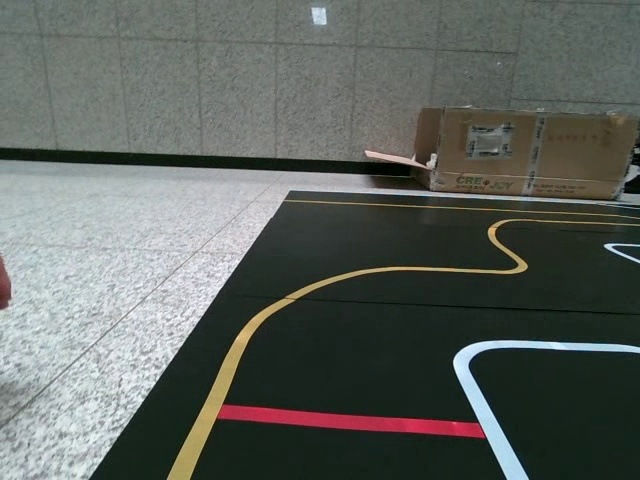
#> input picture notebook/line_avi_dataset/data/images/test/extracted_10f/04_0001.jpg, 640 x 480 px, given in place of IRO_example4.avi, which was not available
$ python main_by_record.py
#> lines starting #> are read from the running program, lines starting #| are printed output that depends on the picture; pictures that were not available may be replaced by others from this repository, and a replacement may not be noted
### src/drive2.py
import cv2
import numpy as np
import os
from matplotlib import pyplot as plt
import time
import math

def pre_process_1(img, lower_white, upper_white, lower_yellow , upper_yellow , resize = (640, 480), mode = 0):
    """
    mode 0 노랑 흰 1 노랑 2 흰
    튜닝 파라미터 -> 색공간 노랑, 흰색 필터링 배열
    """
    #1. resize
    img_conv = cv2.resize(img, resize, interpolation=cv2.INTER_LINEAR)  # 크기 조정
    img_conv = cv2.flip(img_conv, 0)
    img_conv = cv2.flip(img_conv, 1)

    #2. 색공간 필터링 - hls, hsv
    #색공간 변경 HLS로 white 검출, HSV로 노란색 차선 검출
    hls = cv2.cvtColor(img_conv, cv2.COLOR_BGR2HLS)
    hsv = cv2.cvtColor(img_conv, cv2.COLOR_BGR2HSV)

    if mode == 0 or mode == 1 or mode == 2 :
        if mode == 0  or mode == 2 :
            # 흰색 차선 (HLS) - 높은 L = 흰색
            lower_white = np.array(lower_white)
            upper_white = np.array(upper_white)
            mask_white = cv2.inRange(hls, lower_white, upper_white)

        if mode == 0 or mode == 1 :
            # 노란색 차선 (HSV) - 10~40의 H 노란색
            lower_yellow = np.array(lower_yellow)
            upper_yellow = np.array(upper_yellow)
            mask_yellow = cv2.inRange(hsv, lower_yellow, upper_yellow)

        if mode == 0 : img_conv = cv2.bitwise_or(mask_white,mask_yellow)
        elif mode == 1 : img_conv = mask_yellow
        elif mode == 2 : img_conv = mask_white

    else :
        return img_conv

    #3. 가우시안블러 , 모폴로지연산으로 noize 제거
    img_conv = cv2.GaussianBlur(img_conv, (5, 5), 0)  # 노이즈 제거
    kernel = cv2.getStructuringElement(cv2.MORPH_RECT, (5, 5))
    img_conv = cv2.morphologyEx(img_conv, cv2.MORPH_OPEN, kernel)
    img_conv = cv2.morphologyEx(img_conv, cv2.MORPH_CLOSE, kernel)

    #cv2.imshow("Lane Preprocessed", img_conv)

    return img_conv

def pre_process_2(img, roi = [[70, 350], [570, 350], [640, 480], [0, 480]], bev_size = (500, 420)):
    """
    bird eye view 변환
    """
    # bird's eye view를 적용할 roi를 넘파이 배열로 지정
    src = np.array(roi, dtype=np.float32) #좌상단 우상단 우하단 좌하단
    width, height = bev_size
    dst = np.float32([[0, 0], [width, 0], [width, height], [0, height]]) #좌상단 우상단 우하단 좌하단

    # 투시 변환 행렬
    M = cv2.getPerspectiveTransform(src, dst)
    # 원근 변환 적용
    img_conv = cv2.warpPerspective(img, M, (width, height))

    return img_conv

def debug_draw_roi(img,
                   roi_list,
                   color=(0, 255, 0),
                   thickness=2,
                   show=True):
    """
    ROI를 시각화해서 디버그용으로 그려주는 함수

    Parameters
    ----------
    img : np.ndarray
        원본 이미지 (GRAY or BGR)
    roi_list : list
        ROI 좌표 리스트 [[x1, y1], [x2, y2], ...]
    color : tuple
        ROI 라인 색상 (B, G, R)
    thickness : int
        ROI 라인 두께
    show : bool
        True면 matplotlib으로 즉시 시각화

    Returns
    -------
    vis : np.ndarray
        ROI가 그려진 BGR 이미지
    """
    # 1. 복사 & 컬러 변환
    img_copy = img.copy()
    if len(img_copy.shape) == 2:
        img_copy = cv2.cvtColor(img_copy, cv2.COLOR_GRAY2BGR)

    # 2. ROI 라인 그리기
    pts = np.array(roi_list, dtype=np.int32).reshape((-1, 1, 2))
    cv2.polylines(img_copy, [pts], isClosed=True, color=color, thickness=thickness, lineType=cv2.LINE_AA)

    return img_copy


def find_base(img, basefindgrid_N = 20, find_base_width_idx = 4, show = False):

    H,W = img.shape

    # 파라미터 가드
    if basefindgrid_N < 2 :
        basefindgrid_N = 2
    if find_base_width_idx < 1 :
        find_base_width_idx = 1

    # 이미지를 N개의 그리드로 나눠 각 그리드 안의 픽셀값을 findbase_score에 저장, 각 그리드의 좌표값을 findbase_edge에 저장
    basefindgrid_margin = W // basefindgrid_N
    basefindgrid_midpoint = basefindgrid_N // 2

    findbase_score = []
    findbase_edge = []

    for i in range(basefindgrid_N) :
        x1 = i * basefindgrid_margin
        x2 = W if i == basefindgrid_N -1 else (i+1)*basefindgrid_margin # 마지막 grid일 경우 대비 보정항

        temp = np.sum(img[:, x1:x2])
        findbase_score.append(temp)
        findbase_edge.append((x1,x2))

    findbase_score = np.array(findbase_score)

    left_th_idx = basefindgrid_midpoint - find_base_width_idx
    right_th_idx = basefindgrid_midpoint + find_base_width_idx


    left_max_idx = np.argmax(findbase_score[:left_th_idx]) # 0 ~ basefindgrid_midpoint-1 까지 검사
    left_max_idx = int(left_max_idx)

    right_max_idx = np.argmax(findbase_score[right_th_idx:]) # basefindgrid_midpoint ~ 끝까지 검사
    right_max_idx = right_th_idx + right_max_idx
    right_max_idx = int(right_max_idx)


    x1,x2 = findbase_edge[left_max_idx]
    leftx_base = (x1+x2)//2

    x1,x2 = findbase_edge[right_max_idx]
    rightx_base = (x1+x2)//2

    return leftx_base, rightx_base


def find_line_point(img,leftx_base,rightx_base, nwindows = 20, h_margin = 60, l_margin = 80, minpix = 20):
    """
    nwindows
    h_margin
    l_margin
    minpix

    """
    # 슬라이딩 윈도우 설정

    window_height = img.shape[0] // nwindows

    leftx_current = leftx_base
    rightx_current = rightx_base

    nonzero = img.nonzero()
    nonzeroy = np.array(nonzero[0])
    nonzerox = np.array(nonzero[1])

    left_lane_inds = []
    right_lane_inds = []

    left_box_centor = []
    right_box_centor = []


    """
    1. 처음 n개의 윈도우 크기와 위의 window 크기를 다르게 적용
    2. 각 window에서 감지된 차선 픽셀들의 무게중심 계산
        감지된 픽셀이 임계치 이하인 경우 차선이 없음으로 인식 -> None 처리
    3. 각 무게중심을 이어서 2차함수로 피팅
    """

    for window in range(nwindows):

        if (window <= 2 and window >= 0):
            margin = l_margin
        else :
            margin = h_margin

        win_y_low = img.shape[0] - (window+1)*window_height
        win_y_high = img.shape[0] - window*window_height
        y_current = (win_y_low + win_y_high)/2

        win_xleft_low = leftx_current - margin
        win_xleft_high = leftx_current + margin
        win_xright_low = rightx_current - margin
        win_xright_high = rightx_current + margin


        # 윈도우 내 픽셀 인덱스 추출
        good_left_inds = ((nonzeroy >= win_y_low) & (nonzeroy < win_y_high) &
                        (nonzerox >= win_xleft_low) & (nonzerox < win_xleft_high)).nonzero()[0]
        good_right_inds = ((nonzeroy >= win_y_low) & (nonzeroy < win_y_high) &
                        (nonzerox >= win_xright_low) & (nonzerox < win_xright_high)).nonzero()[0]

        left_lane_inds.append(good_left_inds)
        right_lane_inds.append(good_right_inds)

        # 윈도우의 무게중심 위치를 centor 변수에 저장, 리스트에 넣음

        if len(good_left_inds) > minpix :
            leftx_current = int(np.mean(nonzerox[good_left_inds]))
            left_box_centor.append((leftx_current,y_current) )
        else :
            left_box_centor.append(None)

        if len(good_right_inds) > minpix:
            rightx_current = int(np.mean(nonzerox[good_right_inds]))
            right_box_centor.append((rightx_current,y_current))
        else :
            right_box_centor.append(None)


    left_box_clean = [p for p in left_box_centor if p is not None]
    right_box_clean = [p for p in right_box_centor if p is not None]

    left_mean_x  = np.mean([x for (x, _) in left_box_clean])  if len(left_box_clean)  > 0 else None
    right_mean_x = np.mean([x for (x, _) in right_box_clean]) if len(right_box_clean) > 0 else None


    left_lane_inds = np.concatenate(left_lane_inds) if len(left_lane_inds) > 0 else np.array([])
    left_pixel_count = len(left_lane_inds)

    right_lane_inds = np.concatenate(right_lane_inds) if len(right_lane_inds) > 0 else np.array([])
    right_pixel_count = len(right_lane_inds)


    return left_mean_x, right_mean_x, left_pixel_count, right_pixel_count , left_box_clean , right_box_clean


def debug_show_line_point(
    img,
    left_box_clean,   # [(x,y), (x,y), ...]
    right_box_clean,  # [(x,y), (x,y), ...]
    left_color=(0, 0, 255),   # BGR: 빨강 (왼쪽 라인)
    right_color=(255, 0, 0),  # BGR: 파랑 (오른쪽 라인)
    radius=4,
    thickness=-1,
    copy=True
):
    """
    left_box_clean / right_box_clean:
        find_line_point()에서 None 제거된 (x,y) 좌표 리스트
        y는 슬라이딩 윈도우의 세로중심, x는 해당 윈도우에서 찾은 차선 평균 x

    return:
        vis (BGR 디버그용 이미지)
    """

    # img 복사 & BGR 변환
    vis = img.copy() if copy else img
    if vis.ndim == 2:
        vis = cv2.cvtColor(vis, cv2.COLOR_GRAY2BGR)

    # 왼쪽 라인 점들 찍기
    for (cx, cy) in left_box_clean:
        cv2.circle(
            vis,
            (int(cx), int(cy)),
            radius,
            left_color,
            thickness,
            lineType=cv2.LINE_AA
        )

    # 오른쪽 라인 점들 찍기
    for (cx, cy) in right_box_clean:
        cv2.circle(
            vis,
            (int(cx), int(cy)),
            radius,
            right_color,
            thickness,
            lineType=cv2.LINE_AA
        )

    # 디버그 텍스트
    text = f"L:{len(left_box_clean)}  R:{len(right_box_clean)}"
    cv2.putText(
        vis,
        text,
        (10, 25),
        cv2.FONT_HERSHEY_SIMPLEX,
        0.8,
        (50, 220, 50),
        2,
        cv2.LINE_AA
    )

    return vis


def find_line_fit(L_current, R_current, L_score , R_score, line_width = 200, flag = 0, img_mid = 250, bias = 50):
    x_location = None
    current_line = "MID"


    if (flag != 0 and flag != 1 and flag != 2):
        flag = 0

    if (flag == 0): # 일반 주행 모드
        if (R_score >= L_score and (R_current is not None)):
            current_line = "RIGHT"
            x_location = R_current - line_width

        elif (R_score <= L_score and (L_current is not None)) :
            current_line = "LEFT"
            x_location = L_current + line_width

        else :
            current_line = "NO LANE"
            x_location = None

    elif (flag == 1) : # 왼쪽 차선만 따라가는 모드
        if (L_current is not None):
            current_line = "LEFT"
            x_location = L_current + line_width

        else :
            x_location = float(img_mid) - float(bias)
            current_line = "NO LANE / / SEARCH LEFT"

    elif (flag == 2) : # 우측 차선만 따라가는 모드
        if (R_current is not None):
            current_line = "RIGHT"
            x_location = R_current - line_width

        else :
            x_location = float(img_mid) + float(bias)
            current_line = "NO LANE / / SEARCH RIGHT"

    return x_location , current_line


def debug_show_line_fit_points(img, x_location, l_current, r_current, current_line, y = 340):

    if len(img.shape) == 2:
        vis = cv2.cvtColor(img, cv2.COLOR_GRAY2BGR)
    else:
        vis = img.copy()

    H, W = vis.shape[:2]

    # 화면 정중앙(카메라 기준)
    center_x = W // 2
    cv2.line(vis, (center_x, 0), (center_x, H), (255, 255, 0), 1)  # cyan center ref

    # 목표 주행 위치 (초록)
    if x_location is not None:
        cv2.circle(vis, (int(x_location), y), 5, (0, 255, 0), -1)
        cv2.putText(vis, f"target:{int(x_location)}", (int(x_location) - 40, y - 10),
                    cv2.FONT_HERSHEY_SIMPLEX, 0.5, (0, 255, 0), 2)

    # 왼쪽 차선 추정점 (빨강)
    if l_current is not None:
        cv2.circle(vis, (int(l_current), y), 5, (0, 0, 255), -1)
        cv2.putText(vis, f"L:{int(l_current)}", (int(l_current) - 40, y + 20),
                    cv2.FONT_HERSHEY_SIMPLEX, 0.5, (0, 0, 255), 2)

    # 오른쪽 차선 추정점 (파랑)
    if r_current is not None:
        cv2.circle(vis, (int(r_current), y), 5, (255, 0, 0), -1)
        cv2.putText(vis, f"R:{int(r_current)}", (int(r_current) - 40, y + 40),
                    cv2.FONT_HERSHEY_SIMPLEX, 0.5, (255, 0, 0), 2)

    # 현재 어떤 라인 따라가는지
    cv2.putText(vis, f"LINE: {current_line}", (10, 30),
                cv2.FONT_HERSHEY_SIMPLEX, 0.7, (255, 255, 255), 2)

    return vis


def find_angle(img, x_location , last_angle = 0.0 , Kp = 0.4, max_deg = 36.0):
    H, W = img.shape[:2]      # ← 이렇게 바꾸면 흑백/컬러 둘 다 안전

    img_center_x = W / 2.0

    if x_location is None:
        # 차선 못 본 프레임이면 이전 각 유지
        return last_angle

    e = float(x_location) - float(img_center_x)

    angle_deg = Kp * e
    angle_deg = max(-max_deg, min(max_deg, angle_deg))

    return angle_deg


def draw_steering_angle(img, steering_angle_deg, length=150, color=(0, 255, 0), thickness=4):
        """
        img: BEV 또는 원본 이미지 (BGR)
        steering_angle_deg: 조향각 (deg)
        length: 화살표 길이 (픽셀)
        color: 화살표 색상 (BGR)
        thickness: 선 두께
        """

        vis = img.copy()
        if (steering_angle_deg != None) :
            if vis.ndim == 2:
                vis = cv2.cvtColor(vis, cv2.COLOR_GRAY2BGR)
            H, W = vis.shape[:2]


            # 차량 기준점 (아래쪽 중앙)
            center = (W // 2, H)

            # 각도를 라디안으로 변환
            angle_rad = np.radians(steering_angle_deg)

            # 조향 벡터의 끝점 계산
            end_x = int(center[0] + length * np.sin(angle_rad))
            end_y = int(center[1] - length * np.cos(angle_rad))

            # 화살표 그리기
            cv2.arrowedLine(vis, center, (end_x, end_y), color, thickness, tipLength=0.2)

            # 조향각 텍스트 표시
            cv2.putText(vis, f"Steering: {steering_angle_deg:.2f} deg", (20, 40),
                        cv2.FONT_HERSHEY_SIMPLEX, 1, color, 2, cv2.LINE_AA)

        return vis


class Driver:
    def __init__(self):
        ######################################전역변수

        self.past_L_base_idx = None
        self.past_R_base_idx = None
        self.prev_time = None
        self.last_angle = 0.0

    def pre_process(self,
                    img,
                    mode = 0,
                    resize = (640, 480),
                    roi = [[100, 260], [540, 260], [640, 420], [0, 420]],
                    bev_size = (500, 420),
                    lower_white = [0, 230, 0], upper_white = [180, 255, 255],
                    lower_yellow= [0,0,200], upper_yellow= [179,255,255],
                    show = False
                    ) :
        """
        mode 0 흰색 노란색
        mode 1 노란색
        mode 2 흰색
        """

        debug_show = []

        if (show == True ) :
            img_show = img.copy()
            img_show = cv2.flip(img_show, 0)
            img_show = cv2.flip(img_show, 1)
            debug_show.append(img_show) #show point1 : ori img

        mask = pre_process_1(img,
                            lower_white = lower_white,
                            upper_white = upper_white,
                            lower_yellow = lower_yellow,
                            upper_yellow = upper_yellow,
                            resize = resize,
                            mode = mode
                            )

        p1 = mask

        if (show == True ) : debug_show.append(debug_draw_roi(mask,roi_list = roi)) #show point2 : coler filtering and roi

        p2  = pre_process_2(mask,
                            roi = roi,
                            bev_size = bev_size
                            )

        if (show == True ) : debug_show.append(p2)

        return p2, p1, debug_show


    def drive(self, img, flag = 0 , show = False , line_width = 200 , bias = 50 , max_deg = 36 , find_base_width_idx = 4) :
        debug_show = []

        # 1) 베이스 x 찾기
        left_base, right_base = find_base(
            img,
            basefindgrid_N = 20,
            find_base_width_idx = find_base_width_idx,
            show = False
        )

        # 2) 슬라이딩 윈도우로 왼/오 차선 평균 x랑 픽셀 스코어 얻기
        l_current, r_current, l_score , r_score , l_box , r_box = find_line_point(
            img,
            left_base,
            right_base
        )

        if show:
            debug_show.append(
                debug_show_line_point(
                    img,
                    l_box,
                    r_box
                )
            )

        # 3) 실제 주행 타겟 x_location 계산
        x_location, current_line = find_line_fit(
            l_current,
            r_current,
            l_score,
            r_score,
            line_width = line_width,
            flag = flag,
            bias = bias
        )

        if show:
            debug_show.append(
                debug_show_line_fit_points(
                    img,
                    x_location,
                    l_current,
                    r_current,
                    current_line
                )
            )

        # 4) 조향각 계산 (라인 없으면 self.last_angle 그대로 유지)
        angle = find_angle(
            img,
            x_location,
            last_angle = self.last_angle,  # ← 여기 중요
            max_deg = max_deg
        )

        # 5) 다음 프레임을 위한 상태 업데이트
        self.last_angle = angle

        # 6) 디버그용 조향 화살표
        if show:
            debug_show.append(
                draw_steering_angle(
                    img,
                    angle,
                    length=230,
                    color=(0, 255, 255)
                )
            )

        return angle, current_line ,debug_show

    def is_stop_line(self, mask_white, roi_yp = 70, roi_h_p = 30, roi_w_p = 100, show=False):

        # [STEP 1] 기본 정보
        H, W = mask_white.shape[:2]

        # [STEP 2] ROI 자동 계산 (중앙 대칭)
        roi_h = int(H * roi_h_p / 100.0)
        roi_y = int(H * roi_yp / 100.0)
        roi_w = int(W * roi_w_p / 100.0)
        roi_x = (W - roi_w) // 2

        # 안전 클리핑 (혹시라도 비율 계산 오류 방지)
        roi_y = np.clip(roi_y, 0, H - 1)
        roi_h = np.clip(roi_h, 1, H - roi_y)
        roi_x = np.clip(roi_x, 0, W - 1)
        roi_w = np.clip(roi_w, 1, W - roi_x)

        # [STEP 3] ROI 영역만 추출
        roi_mask = mask_white[roi_y:roi_y + roi_h, roi_x:roi_x + roi_w]

        # [STEP 4] 컨투어 검출 (뭉쳐 있는 흰색 영역)
        contours, _ = cv2.findContours(roi_mask, cv2.RETR_EXTERNAL, cv2.CHAIN_APPROX_SIMPLE)

        # 시각화용 (디버그 이미지)
        if (show == True):
            debugimg = cv2.cvtColor(mask_white, cv2.COLOR_GRAY2BGR)
        else:
            debugimg = None

        found = False

        # [STEP 5] 컨투어 기반 정지선 판별
        for cnt in contours:

            if cv2.contourArea(cnt) < 50:  # 너무 작은 노이즈 제거
                continue
            cx, cy, cw, ch = cv2.boundingRect(cnt)
            # 너무 작은 사각형은 패스(노이즈)
            if cw < 50 and ch < 50:
                continue
            is_wide = cw >= int(roi_w * 0.5)
            is_thin = ch >= int(roi_h * 0.1)
            is_horizontal = (cw > ch)  # 가로가 세로보다 긴지
            if is_wide and is_thin and is_horizontal :
                found = True
                if (show == True):
                    cv2.rectangle(debugimg, (roi_x + cx, roi_y + cy),
                                  (roi_x + cx + cw, roi_y + cy + ch),
                                  (0, 0, 255), 2)
                    cv2.putText(debugimg, "STOP LINE!!",
                                (roi_x + cx, max(0, roi_y + cy - 8)),
                                cv2.FONT_HERSHEY_SIMPLEX, 0.6, (0, 0, 255), 2)
            else :
                if (show == True):
                    cv2.rectangle(debugimg, (roi_x + cx, roi_y + cy),
                                  (roi_x + cx + cw, roi_y + cy + ch),
                                  (0, 255, 255), 2)
                    cv2.putText(debugimg, "STOP LINE??",
                                (roi_x + cx, max(0, roi_y + cy - 8)),
                                cv2.FONT_HERSHEY_SIMPLEX, 0.6, (0, 255, 255), 2)

        # [STEP 6] ROI 표시 및 결과 상태 텍스트
        roi_color = (255, 255, 255)

        if (show == True):
            cv2.rectangle(debugimg, (roi_x, roi_y), (roi_x + roi_w, roi_y + roi_h), roi_color, 2)
            cv2.putText(debugimg, f"STOP LINE: {'FOUND' if found else 'SEARCHING'}",
                        (10, 30), cv2.FONT_HERSHEY_SIMPLEX, 0.7,
                        (0, 0, 255) if found else (0, 255, 0), 2)

        return found, debugimg


    # [75 lines left out: function is_stop_line2, not called in this run]


# [2 lines that do not run on import are left out]

### src/main_by_record.py

from drive2 import Driver
import os
import cv2

drv = Driver()
debug = True

if __name__ == "__main__":

    script_dir = os.path.dirname(os.path.abspath(__file__))
    video_path = os.path.join(script_dir,'IRO_example4.avi')
    cap = cv2.VideoCapture(video_path)

    while True:
        ret, frame = cap.read()
#> frame is the input picture: shape (480, 640, 3); mean B, G, R 94.4, 99.5, 94.4
        if not ret:
            break  # 끝까지 읽으면 종료

        frame = cv2.flip(frame, 0)
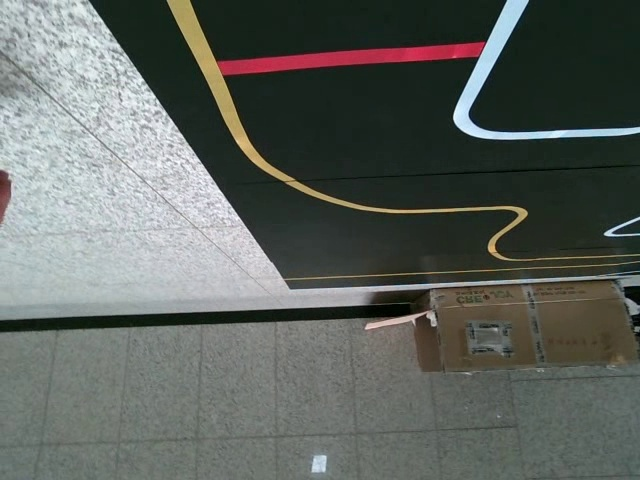
#> frame: shape (480, 640, 3); mean B, G, R 94.4, 99.5, 94.4
        frame = cv2.flip(frame, 1)
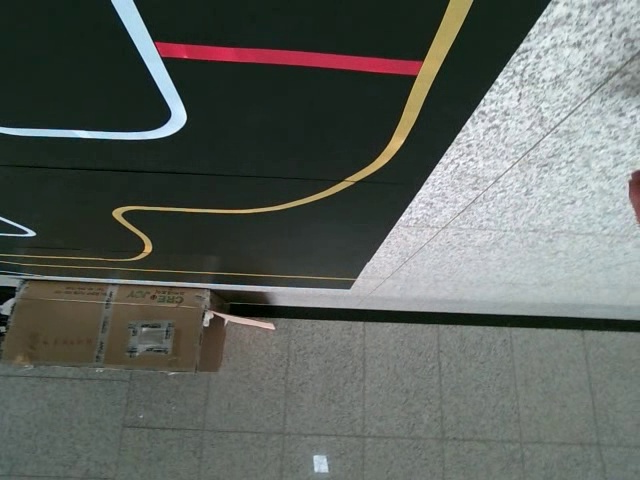
#> frame: shape (480, 640, 3); mean B, G, R 94.4, 99.5, 94.4

        #stop_line 디버깅
        _ , stop_pre_img , show = drv.pre_process(img = frame , mode = 2, lower_white = [0, 230, 0], upper_white = [180, 255, 255] , show = debug)
#> in pre_process, `img_show = cv2.flip(img_show, 0)`:
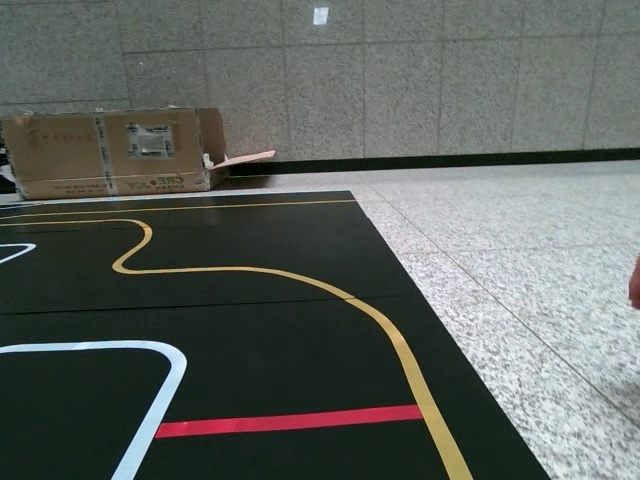
#> img_show: shape (480, 640, 3); mean B, G, R 94.4, 99.5, 94.4
#> (the rest of the program and of its run is left out)
